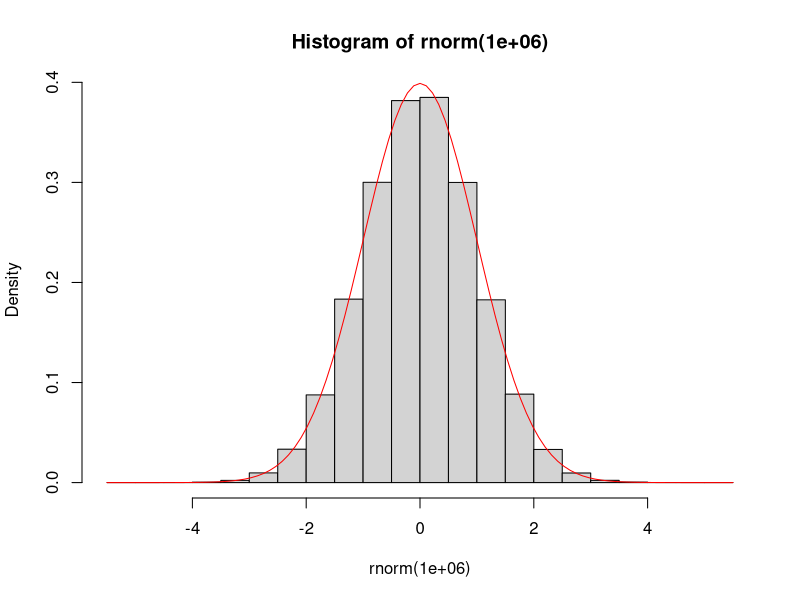
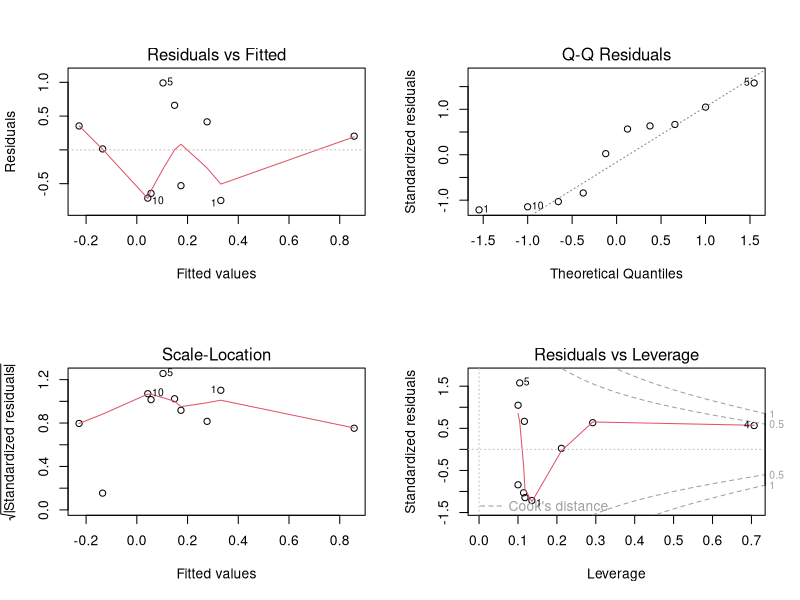

Reproduce these figures in R, in order.
## ---- chunk 1
add1 <- function(a) {
  return(a+1)
}

add1(2)
add1(a = 3)
## ---- chunk 2
add <- function(a, b) {
  return(a+b)
}

add(1,1)
add(a = 2, b = 3)
## ---- chunk 3
add1(a = 1:2)
add(a = 1:2, b = 3:4)
## ---- chunk 4
f <- function(first, second) {
  return(first/2 + second)
}

f(1,2)
f(1, second = 2)
f(first = 1, second = 2)
f(second = 2, 1) # I thought this was going to be an error
f(f = 1, s = 2)
## ---- chunk 5
add <- function(a, b = 1) {
  return(a+b)
}

add(a = 1)
add(a = 1:2)
add(a = 2:3, b =  2)
add(a = 3:4, b = -1)
## ---- chunk 6
hist(rnorm(1e6), probability = TRUE)
curve(dnorm(x), add = TRUE, col = 'red')
## ---- chunk 7
sub <- function(first = 1:2, second = 1) {
  return(first - second)
}
## ---- chunk 8
summary(c(TRUE,FALSE,TRUE))
summary(1:10)
## ---- chunk 9
n <- 10
x <- rnorm(n)
y <- rnorm(n, x)
m <- lm(y~x) # a linear regression
summary(m)
## ---- chunk 10
class(m)
## ---- chunk 11
summary(m)
anova(m)
opar <- par(mfrow=c(2,2)); plot(m); par(opar)
## ---- chunk 12
a <- 1
f <- function() {
  return(a)
}
f()
## ---- chunk 13
f <- function() {
  a <- 2
  return(a)
}
f()
a
## ---- chunk 14
f <- function() {
  a <<- a + 1
  return(a)
}
a
f()
a
## ---- chunk 15
for (i in 1:3) {
  print(i)
}
## ---- chunk 16
i <- 0
while (i < 3) {
  i <- i + 1
  print(i)
}
## ---- chunk 17
for (i in 1:10) {
  if (i<5) {
    print(-i)
  } else {
    print(i*2)
  }
}
## ---- chunk 18
ifelse((1:10) < 5, "Less than 5", "Not less than 5")
## ---- chunk 19
f <- function(a) {
  sum <- 0
  for (i in 1:a) {
    sum <- sum + i
  }
  return(sum)
}
f(100)
## ---- chunk 20
x <- sample(0:3, size = 1e5, prob = c(.5,.25,.1,.15), replace = TRUE)
## ---- chunk 21
(m <- mean(x))
(s <- sd(x))
s^2 # variance
## ---- chunk 22
mean(x) + c(-1,1) * 
  qnorm(.95) * 
  sd(x) / sqrt( length(x) )
## ---- chunk 23
x <- sample(c(10,12,21,33), size = 1e6, prob = c(.1,.2,.3,.4), replace = TRUE)
mean(x) + c(-1,1) * 
  qnorm(.995) * 
  sd(x) / sqrt( length(x) )
## ---- chunk 24
n <- 1e5
x <- runif(n)
y <- rnorm(n)
(p <- mean(x>y))
## ---- chunk 25
p + c(-1,1) * qnorm(.975) * sqrt(p*(1-p)/n)
## ---- chunk 26
n <- 1e6
x <- rbinom(n, size = 10, prob = 0.5)
y <- rpois(n, lambda = 5)
p <- mean(y >= x)
p + c(-1,1) * qnorm(.975) * sqrt(p*(1-p)/n)
